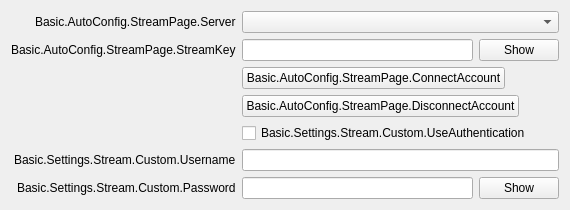
           <widget class="QWidget" name="streamKeyPage">
            <layout class="QFormLayout" name="streamkeyPageLayout">
             <property name="fieldGrowthPolicy">
              <enum>QFormLayout::AllNonFixedFieldsGrow</enum>
             </property>
             <property name="labelAlignment">
              <set>Qt::AlignRight|Qt::AlignTrailing|Qt::AlignVCenter</set>
             </property>
             <item row="0" column="0">
              <widget class="QLabel" name="serverLabel">
               <property name="text">
                <string>Basic.AutoConfig.StreamPage.Server</string>
               </property>
              </widget>
             </item>
             <item row="0" column="1">
              <widget class="QStackedWidget" name="serverStackedWidget">
               <property name="currentIndex">
                <number>0</number>
               </property>
               <widget class="QWidget" name="servicePage">
                <layout class="QHBoxLayout" name="horizontalLayout_21">
                 <property name="leftMargin">
                  <number>0</number>
                 </property>
                 <property name="topMargin">
                  <number>0</number>
                 </property>
                 <property name="rightMargin">
                  <number>0</number>
                 </property>
                 <property name="bottomMargin">
                  <number>0</number>
                 </property>
                 <item>
                  <widget class="QComboBox" name="server"/>
                 </item>
                </layout>
               </widget>
               <widget class="QWidget" name="customPage">
                <layout class="QHBoxLayout" name="horizontalLayout_22">
                 <property name="leftMargin">
                  <number>0</number>
                 </property>
                 <property name="topMargin">
                  <number>0</number>
                 </property>
                 <property name="rightMargin">
                  <number>0</number>
                 </property>
                 <property name="bottomMargin">
                  <number>0</number>
                 </property>
                 <item>
                  <widget class="QLineEdit" name="customServer"/>
                 </item>
                </layout>
               </widget>
              </widget>
             </item>
             <item row="1" column="0">
              <widget class="QLabel" name="streamKeyLabel">
               <property name="text">
                <string>Basic.AutoConfig.StreamPage.StreamKey</string>
               </property>
               <property name="openExternalLinks">
                <bool>true</bool>
               </property>
               <property name="buddy">
                <cstring>key</cstring>
               </property>
              </widget>
             </item>
             <item row="1" column="1">
              <widget class="QWidget" name="streamKeyWidget" native="true">
               <layout class="QHBoxLayout" name="horizontalLayout_11">
                <property name="leftMargin">
                 <number>0</number>
                </property>
                <property name="topMargin">
                 <number>0</number>
                </property>
                <property name="rightMargin">
                 <number>0</number>
                </property>
                <property name="bottomMargin">
                 <number>0</number>
                </property>
                <item>
                 <widget class="QLineEdit" name="key">
                  <property name="inputMask">
                   <string notr="true"/>
                  </property>
                  <property name="text">
                   <string notr="true"/>
                  </property>
                  <property name="echoMode">
                   <enum>QLineEdit::Password</enum>
                  </property>
                 </widget>
                </item>
                <item>
                 <widget class="QPushButton" name="show">
                  <property name="text">
                   <string>Show</string>
                  </property>
                 </widget>
                </item>
               </layout>
              </widget>
             </item>
             <item row="2" column="0">
              <spacer name="horizontalSpacer_18">
               <property name="orientation">
                <enum>Qt::Horizontal</enum>
               </property>
               <property name="sizeHint" stdset="0">
                <size>
                 <width>170</width>
                 <height>8</height>
                </size>
               </property>
              </spacer>
             </item>
             <item row="2" column="1">
              <layout class="QHBoxLayout" name="horizontalLayout_15">
               <item>
                <widget class="QPushButton" name="connectAccount2">
                 <property name="text">
                  <string>Basic.AutoConfig.StreamPage.ConnectAccount</string>
                 </property>
                </widget>
               </item>
               <item>
                <spacer name="horizontalSpacer_19">
                 <property name="orientation">
                  <enum>Qt::Horizontal</enum>
                 </property>
                 <property name="sizeHint" stdset="0">
                  <size>
                   <width>40</width>
                   <height>20</height>
                  </size>
                 </property>
                </spacer>
               </item>
              </layout>
             </item>
             <item row="3" column="1">
              <layout class="QHBoxLayout" name="horizontalLayout_23">
               <item>
                <widget class="QPushButton" name="disconnectAccount">
                 <property name="text">
                  <string>Basic.AutoConfig.StreamPage.DisconnectAccount</string>
                 </property>
                </widget>
               </item>
               <item>
                <spacer name="horizontalSpacer_24">
                 <property name="orientation">
                  <enum>Qt::Horizontal</enum>
                 </property>
                 <property name="sizeHint" stdset="0">
                  <size>
                   <width>40</width>
                   <height>20</height>
                  </size>
                 </property>
                </spacer>
               </item>
              </layout>
             </item>
             <item row="4" column="1">
              <widget class="QCheckBox" name="useAuth">
               <property name="text">
                <string>Basic.Settings.Stream.Custom.UseAuthentication</string>
               </property>
              </widget>
             </item>
             <item row="5" column="1">
              <widget class="QLineEdit" name="authUsername"/>
             </item>
             <item row="5" column="0">
              <widget class="QLabel" name="authUsernameLabel">
               <property name="text">
                <string>Basic.Settings.Stream.Custom.Username</string>
               </property>
               <property name="buddy">
                <cstring>authUsername</cstring>
               </property>
              </widget>
             </item>
             <item row="6" column="0">
              <widget class="QLabel" name="authPwLabel">
               <property name="text">
                <string>Basic.Settings.Stream.Custom.Password</string>
               </property>
               <property name="buddy">
                <cstring>authPw</cstring>
               </property>
              </widget>
             </item>
             <item row="6" column="1">
              <widget class="QWidget" name="authPwWidget" native="true">
               <layout class="QHBoxLayout" name="horizontalLayout_25">
                <property name="leftMargin">
                 <number>0</number>
                </property>
                <property name="topMargin">
                 <number>0</number>
                </property>
                <property name="rightMargin">
                 <number>0</number>
                </property>
                <property name="bottomMargin">
                 <number>0</number>
                </property>
                <item>
                 <widget class="QLineEdit" name="authPw">
                  <property name="echoMode">
                   <enum>QLineEdit::Password</enum>
                  </property>
                 </widget>
                </item>
                <item>
                 <widget class="QPushButton" name="authPwShow">
                  <property name="text">
                   <string>Show</string>
                  </property>
                 </widget>
                </item>
               </layout>
              </widget>
             </item>
            </layout>
           </widget>
